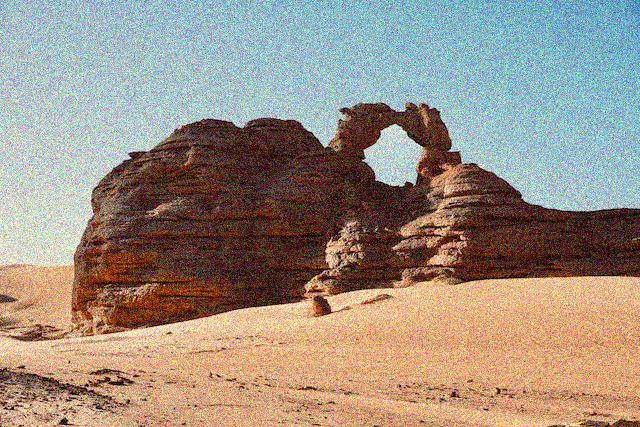
#> input picture HW2/input4.bmp, 640 x 427 px
$ python bilateral.py
#> lines starting #> are read from the running program, lines starting #| are printed output that depends on the picture
import cv2

def denoise_image(input_path, output_path):
    # Read the image
#> called with input_path = 'input4.bmp', output_path = 'output4.bmp'
    img = cv2.imread(input_path)
#> img is the input picture: shape (427, 640, 3); mean B, G, R 131.7, 144.7, 157.3

    # Check if the image was loaded successfully
    if img is None:
        print(f"Error: Unable to load image '{input_path}'")
        return

    # Apply bilateral filter
    # Parameters: d (diameter of each pixel neighborhood), sigmaColor, sigmaSpace
    denoised_img = cv2.bilateralFilter(img, d=13, sigmaColor=100, sigmaSpace=100)
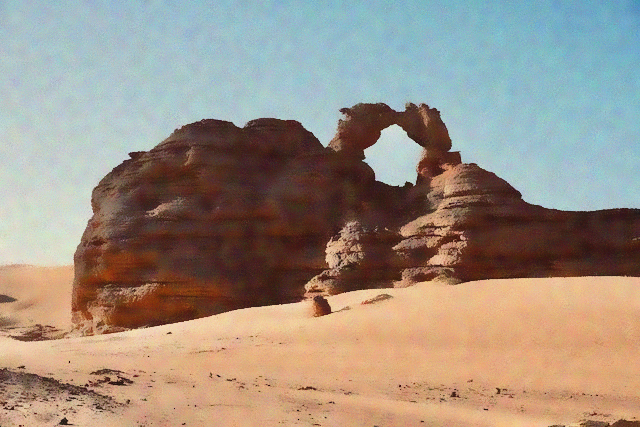
#> denoised_img: shape (427, 640, 3); mean B, G, R 131.7, 144.7, 157.8

    # Save the denoised image
    cv2.imwrite(output_path, denoised_img)

if __name__ == '__main__':
    input_image_path = 'input4.bmp'
    output_image_path = 'output4.bmp'

    denoise_image(input_image_path, output_image_path)
    print(f"Denoised image saved as '{output_image_path}'")
